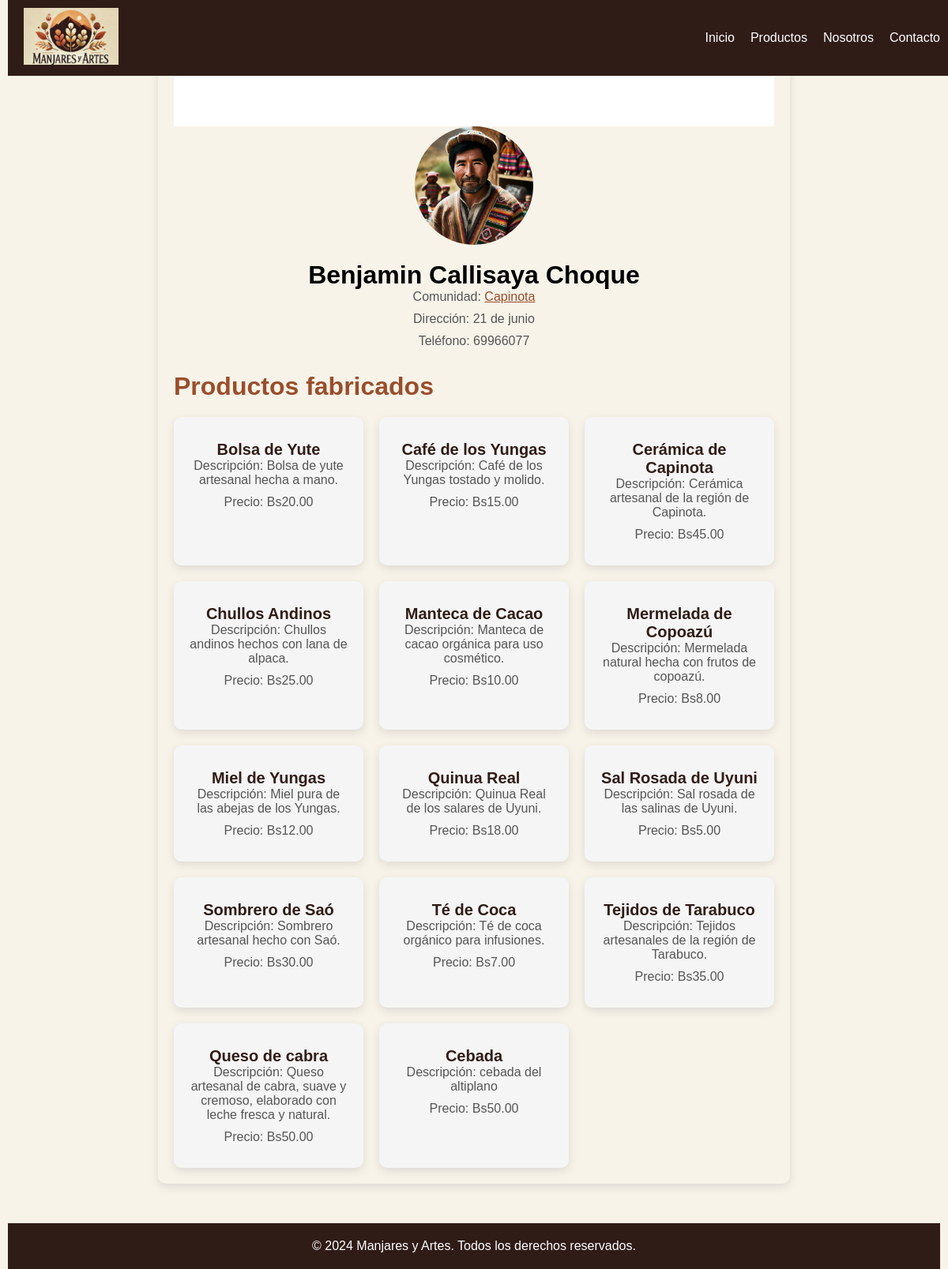
The page /perfil_artesano.php?id_artesano=3 on the database its author committed.
### tables this page shows
CREATE TABLE `usuario` (
  `ID_usuario` int(11) NOT NULL,
  `nombre` varchar(255) NOT NULL,
  `apellidos` varchar(255) NOT NULL,
  `telefono` varchar(15) DEFAULT NULL,
  `correo_electronico` varchar(255) NOT NULL,
  `contrasena` varchar(255) NOT NULL,
  `direccion` text DEFAULT NULL,
  `token` varchar(255) DEFAULT NULL,
  `Rol` varchar(50) NOT NULL,
  `Verificado` tinyint(1) NOT NULL
);

CREATE TABLE `comunidad` (
  `id_comunidad` int(11) NOT NULL,
  `nombre` varchar(255) NOT NULL,
  `descripcion` text DEFAULT NULL,
  `region` text NOT NULL
);

CREATE TABLE `producto` (
  `ID_producto` int(11) NOT NULL,
  `nombre` varchar(255) NOT NULL,
  `descripcion` text NOT NULL,
  `stock` int(11) NOT NULL,
  `precio` decimal(10,2) NOT NULL,
  `id_artesano` int(11) NOT NULL,
  `categoria` varchar(255) DEFAULT NULL,
  `materiales` varchar(255) DEFAULT NULL,
  `dimensiones` varchar(255) DEFAULT NULL,
  `colores_disponibles` varchar(255) DEFAULT NULL,
  `descuentos` varchar(50) DEFAULT NULL,
  `metodos_envio` varchar(255) DEFAULT NULL,
  `garantia` text DEFAULT NULL,
  `etiquetas` varchar(255) DEFAULT NULL,
  `certificaciones` varchar(255) DEFAULT NULL
);

### perfil_artesano.php (the view, shortened to what this page needs)
<?php
$conexion = new mysqli('localhost', 'root', '', 'bd_artesanias');
$artesano = null;
if (isset($_GET['id_artesano'])) {
    $id_artesano = $_GET['id_artesano'];
    $sql = "SELECT u.nombre, u.apellidos, u.direccion, u.telefono, c.nombre AS comunidad
            FROM artesano a
            JOIN usuario u ON a.ID_usuario = u.ID_usuario
            LEFT JOIN pertenece p ON u.ID_usuario = p.ID_usuario
            LEFT JOIN comunidad c ON a.id_comunidad = c.id_comunidad
            WHERE a.ID_usuario = ?";
    if ($stmt = $conexion->prepare($sql)) {
        $stmt->bind_param('i', $id_artesano);
        $stmt->execute();
        $resultado = $stmt->get_result();
        if ($resultado->num_rows > 0) {
            $artesano = $resultado->fetch_assoc();
        } else {
            echo "No se encontró el artesano.";
        }
    } else {
        echo "Error en la consulta SQL: " . $conexion->error;
    }
    $sql_productos = "SELECT nombre, descripcion, precio FROM producto WHERE id_artesano = ?";
    if ($stmt_productos = $conexion->prepare($sql_productos)) {
        $stmt_productos->bind_param('i', $id_artesano);
        $stmt_productos->execute();
        $resultado_productos = $stmt_productos->get_result();
    } else {
        echo "Error en la consulta SQL de productos: " . $conexion->error;
    }
} else {
    echo "No se recibió un ID válido.";
}
?>
<!DOCTYPE html>
<html lang="es">
<head>
    <link rel="stylesheet" href="css/perfil_artesano.css">
</head>
<body>
<header>
    <div class="logo">
        <img src="logo1.jpg" alt="Logo de Manjares y Artes">
    </div>
    <nav>
        <ul>
            <li><a href="home.php">Inicio</a></li>
            <li><a href="Productos.php">Productos</a></li>
            <li><a href="#">Nosotros</a></li>
            <li><a href="#">Contacto</a></li>
        </ul>
    </nav>
</header>
<div class="container"><div class="spacer-text" style="height: 120px; background-color: white;"></div>
    <img src="Imagenes/Benjamin.webp" alt="Foto del Artesano" class="profile-photo">
    <div class="profile-container">
        <h1>
            <?php
            if (isset($artesano)) {
                echo $artesano['nombre'] . ' ' . $artesano['apellidos'];
            } else {
                echo "Nombre no disponible";
            }
            ?>
        </h1>
        <p>
        Comunidad:
        <a href="https://en.wikipedia.org/wiki/Capinota" target="_blank" style="color: #994e2b; text-decoration: underline;">
            <?php echo isset($artesano['comunidad']) ? $artesano['comunidad'] : "No disponible"; ?>
        </a>
    </p>
        <p>Dirección: <?php echo isset($artesano['direccion']) ? $artesano['direccion'] : "No disponible"; ?></p>
        <p>Teléfono: <?php echo isset($artesano['telefono']) ? $artesano['telefono'] : "No disponible"; ?></p>
    </div>
    <div class="products">
        <h2>Productos fabricados</h2>
        <div class="product-list">
            <?php
            if (isset($resultado_productos) && $resultado_productos->num_rows > 0) {
                while ($fila = $resultado_productos->fetch_assoc()) {
                    echo "<div class='product-item'>";
                    echo "<h3>" . $fila["nombre"] . "</h3>";
                    echo "<p>Descripción: " . $fila["descripcion"] . "</p>";
                    echo "<p>Precio: Bs" . number_format($fila["precio"], 2) . "</p>";
                    echo "</div>";
                }
            } else {
                echo "<p>Este artesano aún no tiene productos registrados.</p>";
            }
            ?>
        </div>
    </div>
</div>
<footer>
    © 2024 Manjares y Artes. Todos los derechos reservados.
</footer>
</body>
</html>

### css/perfil_artesano.css (style rules this page uses)
* { margin: 0; padding: 0; box-sizing: border-box; font-family: 'Century Gothic', sans-serif; }
header { background-color: #301c17; color: white; display: flex; justify-content: space-between; align-items: center; padding: 10px 20px; position: fixed; width: 100%; top: 0; z-index: 1000; }
.logo img { width: 120px; }
nav ul { list-style-type: none; display: flex; gap: 20px; }
nav ul li { display: inline; }
nav ul li a { color: white; text-decoration: none; font-size: 16px; transition: color 0.3s; }
body { background-color: #f7f3e9; font-size: 16px; padding: 0 10px; }
.container { max-width: 800px; margin: 20px auto; padding: 20px; background-color: #f7f3e9; border-radius: 10px; box-shadow: 0px 4px 12px rgba(0, 0, 0, 0.1); }
.profile-photo { width: 150px; height: 150px; object-fit: cover; border-radius: 50%; display: block; margin: 0 auto; }
.profile-container { text-align: center; margin-top: 20px; }
h1 { font-size: 2rem; }
h2 { font-size: 1.5rem; }
p { font-size: 1rem; margin-bottom: 10px; color: #555; }
.products { margin-top: 30px; }
.products h2 { font-size: 2rem; margin-bottom: 20px; color: #994e2b; }
.product-list { display: grid; grid-template-columns: repeat(auto-fill, minmax(200px, 1fr)); gap: 20px; }
.product-item { background-color: #f5f5f5; padding: 20px; border-radius: 10px; box-shadow: 0px 4px 12px rgba(0, 0, 0, 0.1); text-align: center; }
.product-item h3 { font-size: 1.25rem; margin-top: 10px; color: #301c17; }
footer { background-color: #301c17; color: white; text-align: center; padding: 20px; margin-top: 50px; font-size: 1rem; }

### rows shown on the page
usuario: nombre "Benjamin", apellidos "Callisaya Choque", comunidad.nombre "Capinota", direccion "21 de junio", telefono "69966077"
producto: nombre "Bolsa de Yute", descripcion "Bolsa de yute artesanal hecha a mano.", precio "20.00"
producto: nombre "Café de los Yungas", descripcion "Café de los Yungas tostado y molido.", precio "15.00"
producto: nombre "Cerámica de Capinota", descripcion "Cerámica artesanal de la región de Capinota.", precio "45.00"
producto: nombre "Chullos Andinos", descripcion "Chullos andinos hechos con lana de alpaca.", precio "25.00"
producto: nombre "Manteca de Cacao", descripcion "Manteca de cacao orgánica para uso cosmético.", precio "10.00"
producto: nombre "Mermelada de Copoazú", descripcion "Mermelada natural hecha con frutos de copoazú.", precio "8.00"
producto: nombre "Miel de Yungas", descripcion "Miel pura de las abejas de los Yungas.", precio "12.00"
producto: nombre "Quinua Real", descripcion "Quinua Real de los salares de Uyuni.", precio "18.00"
producto: nombre "Sal Rosada de Uyuni", descripcion "Sal rosada de las salinas de Uyuni.", precio "5.00"
producto: nombre "Sombrero de Saó", descripcion "Sombrero artesanal hecho con Saó.", precio "30.00"
producto: nombre "Té de Coca", descripcion "Té de coca orgánico para infusiones.", precio "7.00"
producto: nombre "Tejidos de Tarabuco", descripcion "Tejidos artesanales de la región de Tarabuco.", precio "35.00"
producto: nombre "Queso de cabra", descripcion "Queso artesanal de cabra, suave y cremoso, elaborado con leche fresca y natural.", precio "50.00"
producto: nombre "Cebada", descripcion "cebada del altiplano", precio "50.00"
